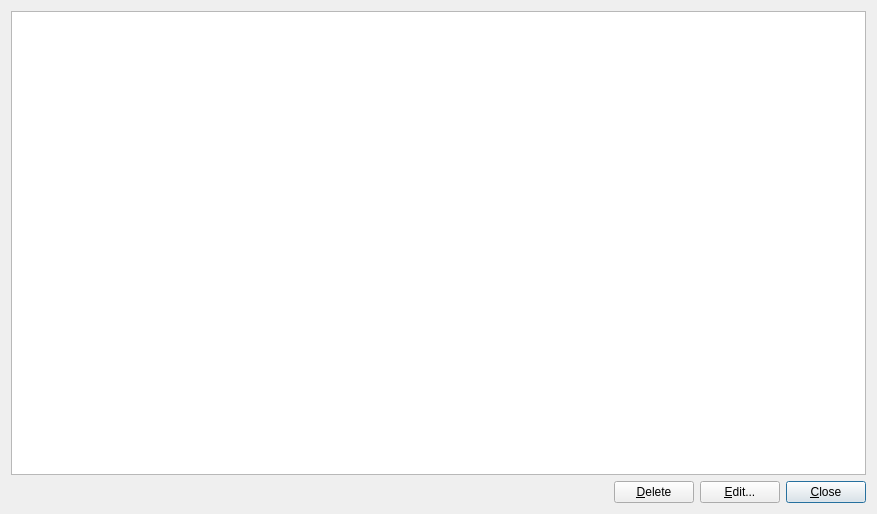
<?xml version="1.0" encoding="UTF-8"?>
<ui version="4.0">
 <class>KstViewManager</class>
 <widget class="QDialog" name="KstViewManager">
  <property name="geometry">
   <rect>
    <x>0</x>
    <y>0</y>
    <width>877</width>
    <height>514</height>
   </rect>
  </property>
  <property name="windowTitle">
   <string>View Manager</string>
  </property>
  <layout class="QGridLayout">
   <item row="1" column="3">
    <widget class="QPushButton" name="Close">
     <property name="sizePolicy">
      <sizepolicy hsizetype="Fixed" vsizetype="Fixed">
       <horstretch>0</horstretch>
       <verstretch>0</verstretch>
      </sizepolicy>
     </property>
     <property name="whatsThis">
      <string>Close window</string>
     </property>
     <property name="text">
      <string>&amp;Close</string>
     </property>
    </widget>
   </item>
   <item row="1" column="2">
    <widget class="QPushButton" name="Edit">
     <property name="sizePolicy">
      <sizepolicy hsizetype="Fixed" vsizetype="Fixed">
       <horstretch>0</horstretch>
       <verstretch>0</verstretch>
      </sizepolicy>
     </property>
     <property name="whatsThis">
      <string>Edit selected object</string>
     </property>
     <property name="text">
      <string>&amp;Edit...</string>
     </property>
    </widget>
   </item>
   <item row="1" column="1">
    <widget class="QPushButton" name="Delete">
     <property name="whatsThis">
      <string>Delete selected object</string>
     </property>
     <property name="text">
      <string>&amp;Delete</string>
     </property>
    </widget>
   </item>
   <item row="1" column="0">
    <spacer name="spacer3">
     <property name="orientation">
      <enum>Qt::Horizontal</enum>
     </property>
     <property name="sizeType">
      <enum>QSizePolicy::Expanding</enum>
     </property>
     <property name="sizeHint" stdset="0">
      <size>
       <width>570</width>
       <height>20</height>
      </size>
     </property>
    </spacer>
   </item>
   <item row="0" column="0" colspan="4">
    <widget class="QListView" name="ViewView">
     <column>
      <property name="text">
       <string>Column 1</string>
      </property>
      <property name="clickable">
       <bool>true</bool>
      </property>
      <property name="resizable">
       <bool>true</bool>
      </property>
     </column>
     <item>
      <property name="text">
       <string>New Item</string>
      </property>
     </item>
    </widget>
   </item>
  </layout>
 </widget>
 <layoutdefault spacing="6" margin="11"/>
 <pixmapfunction>qPixmapFromMimeSource</pixmapfunction>
 <resources/>
 <connections/>
</ui>
